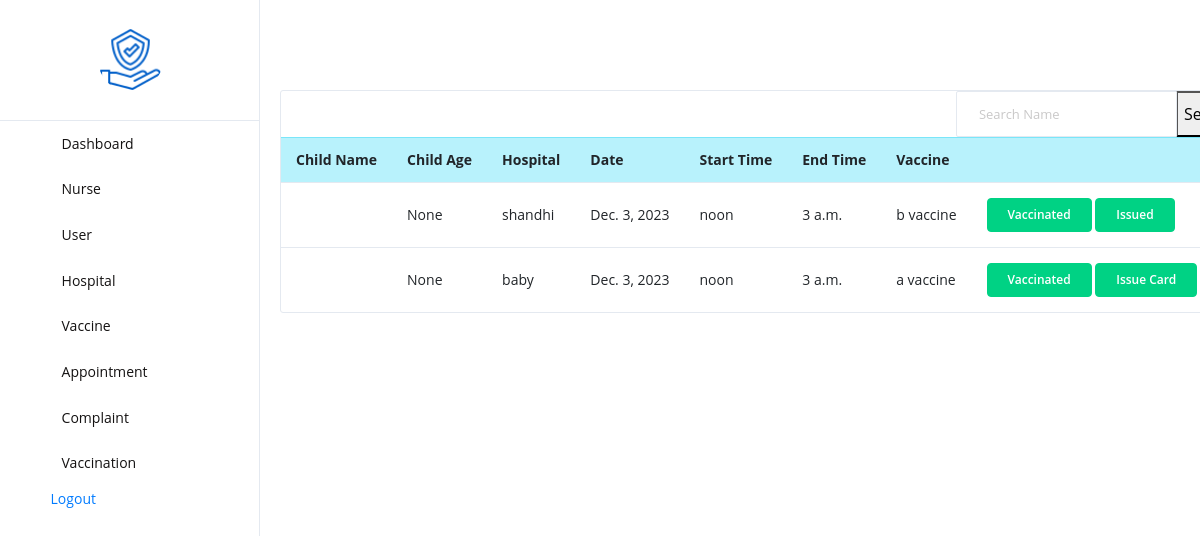
The page /vaccination_view on the database its author committed.
### vacapp/models.py (models this page shows)
class Book_Appointment(models.Model):
    user = models.ForeignKey(Vaccination, on_delete=models.CASCADE)
    schedule = models.ForeignKey(Appointment, on_delete=models.CASCADE)
    status = models.IntegerField(default=0)
    vaccine_name = models.CharField(max_length=250, blank=True, null=True)
    vaccinated = models.BooleanField(default=False)
    card = models.IntegerField(default=0)

class Vaccination(AbstractUser):
    is_user = models.BooleanField(default=False)
    is_nurse = models.BooleanField(default=False)
    child_name = models.CharField(max_length=250)
    name = models.CharField(max_length=250)
    hospital = models.CharField(max_length=250)
    child_age = models.IntegerField(blank=True, null=True)
    address = models.CharField(max_length=100)
    gender = models.CharField(max_length=25)

class Appointment(models.Model):
    date = models.DateField(blank=True, null=True)
    hospital = models.ForeignKey(Hospital, on_delete=models.CASCADE)
    start_time = models.TimeField(blank=True, null=True)
    end_time = models.TimeField(blank=True, null=True)
    vaccine = models.ForeignKey(Vaccine, on_delete=models.CASCADE)

class Hospital(models.Model):
    name = models.CharField(max_length=250,blank=True, null=True)
    place = models.CharField(max_length=20,blank=True, null=True)
    email = models.EmailField()
    contact = models.CharField(max_length=20,blank=True, null=True)
    def __str__(self):
        return self.name or f"Hospital {self.id}"

class Vaccine(models.Model):
    vaccine_name = models.CharField(max_length=250, blank=True, null=True)
    type = models.CharField(max_length=250, blank=True, null=True)
    description = models.CharField(max_length=250, blank=True, null=True)
    def __str__(self):
        return self.vaccine_name or f"Vaccine {self.id}"

### vacapp/admin_views.py (the view)
# urls.py: path('vaccination_view', admin_views.vaccination_view, name='vaccination_view'),
def vaccination_view(request):
    new = Book_Appointment.objects.filter(status=1)
    vaccinationFilter = VaccinationFilter(request.GET, queryset=new)
    new = vaccinationFilter.qs
    context = {
        'vaccination': new,
        'vaccinationFilter': vaccinationFilter,
    }
    return render(request, 'admintemp/vaccination_view.html', context)

### templates/admintemp/vaccination_view.html (shortened to what this page needs)
{% extends 'admintemp/base.html' %}
{% load crispy_forms_tags %}
{% block content %}
<div class="card" style="margin-top:70px; width:100%">
    <div class="row">
        <div class="col-lg-6"></div>
        <div class="col-lg-6">
            <form method="get" class="form-inline" style="float:right;">
                <div class="input-group">
                    {{ vaccinationFilter.form }}
                    <div class="input-group-append">
                        <button class="btn-btn-primary" type="submit">Search</button>
                    </div>
                </div>
            </form>
        </div>
    </div>
 <table class="table">
  <tbody>
  <tr class="table-info">
      <th scope="col">Child Name</th>
      <th scope="col">Child Age</th>
      <th scope="col">Hospital</th>
      <th scope="col">Date</th>
      <th scope="col">Start Time</th>
      <th scope="col">End Time</th>
      <th scope="col">Vaccine</th>
      <th scope="col"></th>
    </tr>
  {% for i in vaccination %}
  <tr>
      <td>{{i.user.child_name}}</td>
      <td>{{i.user.child_age}}</td>
      <td>{{i.schedule.hospital}}</td>
      <td>{{i.schedule.date}}</td>
      <td>{{i.schedule.start_time}}</td>
      <td>{{i.schedule.end_time}}</td>
      <td>{{i.schedule.vaccine}}</td>
      <td>
          {% if i.vaccinated == True%}
              <button type="button" style="display:inline" class="btn btn-success">Vaccinated</button>
          {% if i.card == 1 %}
          <button type="button" style="display:inline" class="btn btn-success">Issued</button>
          {% else %}
          <a href="{% url 'card' i.id %}">
               <button type="button" style="display:inline" class="btn btn-success"> Issue Card</button></a>
           {% endif %}
           {% else %}
         <button type="button" class="btn btn-danger">Unavailable</button>
      </td>
  </tr>
  {% endif %}
      {% endfor %}
 </table>
</div>
  {% endblock %}

### rows shown on the page
Book_Appointment: user.child_age "None", schedule.hospital "shandhi", schedule "Dec. 3, 2023", schedule.start_time "noon", schedule.end_time "3 a.m.", schedule.vaccine "b vaccine", vaccinated "Vaccinated"
Book_Appointment: user.child_age "None", schedule.hospital "baby", schedule "Dec. 3, 2023", schedule.start_time "noon", schedule.end_time "3 a.m.", schedule.vaccine "a vaccine", vaccinated "Vaccinated"
